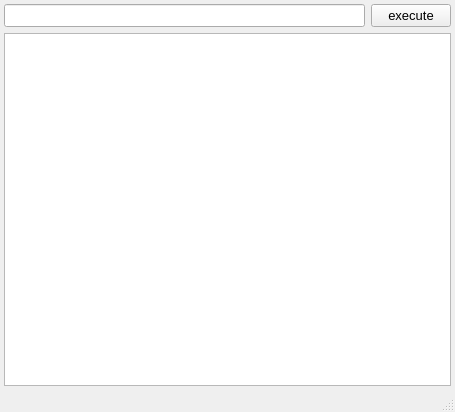
<?xml version="1.0" encoding="UTF-8"?>
<ui version="4.0">
 <class>JavaScript</class>
 <widget class="QMainWindow" name="JavaScript">
  <property name="geometry">
   <rect>
    <x>0</x>
    <y>0</y>
    <width>455</width>
    <height>412</height>
   </rect>
  </property>
  <property name="windowTitle">
   <string>MainWindow</string>
  </property>
  <property name="iconSize">
   <size>
    <width>20</width>
    <height>20</height>
   </size>
  </property>
  <property name="unifiedTitleAndToolBarOnMac">
   <bool>true</bool>
  </property>
  <widget class="QWidget" name="centralwidget">
   <layout class="QGridLayout" name="gridLayout">
    <property name="leftMargin">
     <number>4</number>
    </property>
    <property name="topMargin">
     <number>4</number>
    </property>
    <property name="rightMargin">
     <number>4</number>
    </property>
    <property name="bottomMargin">
     <number>4</number>
    </property>
    <item row="0" column="0">
     <widget class="QLineEdit" name="command">
      <property name="font">
       <font>
        <pointsize>10</pointsize>
       </font>
      </property>
     </widget>
    </item>
    <item row="0" column="1">
     <widget class="QPushButton" name="execute">
      <property name="font">
       <font>
        <pointsize>10</pointsize>
       </font>
      </property>
      <property name="text">
       <string>execute</string>
      </property>
     </widget>
    </item>
    <item row="1" column="0" colspan="2">
     <widget class="QPlainTextEdit" name="output">
      <property name="font">
       <font>
        <pointsize>10</pointsize>
       </font>
      </property>
      <property name="undoRedoEnabled">
       <bool>false</bool>
      </property>
      <property name="readOnly">
       <bool>true</bool>
      </property>
     </widget>
    </item>
   </layout>
  </widget>
  <widget class="QStatusBar" name="statusbar">
   <property name="font">
    <font>
     <pointsize>10</pointsize>
    </font>
   </property>
  </widget>
 </widget>
 <resources/>
 <connections/>
</ui>
